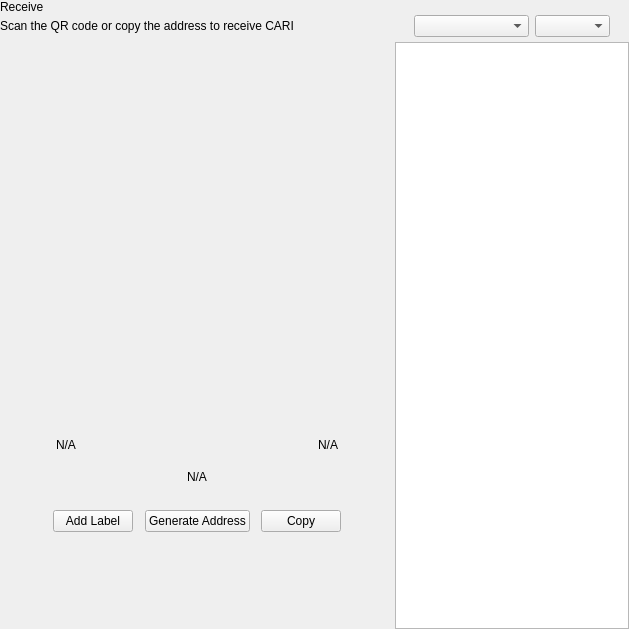
<?xml version="1.0" encoding="UTF-8"?>
<ui version="4.0">
 <class>ReceiveWidget</class>
 <widget class="QWidget" name="ReceiveWidget">
  <property name="geometry">
   <rect>
    <x>0</x>
    <y>0</y>
    <width>629</width>
    <height>629</height>
   </rect>
  </property>
  <property name="minimumSize">
   <size>
    <width>0</width>
    <height>0</height>
   </size>
  </property>
  <property name="windowTitle">
   <string>Form</string>
  </property>
  <layout class="QHBoxLayout" name="horizontalLayout_2" stretch="2,1">
   <property name="spacing">
    <number>0</number>
   </property>
   <property name="leftMargin">
    <number>0</number>
   </property>
   <property name="topMargin">
    <number>0</number>
   </property>
   <property name="rightMargin">
    <number>0</number>
   </property>
   <property name="bottomMargin">
    <number>0</number>
   </property>
   <item>
    <widget class="QWidget" name="left" native="true">
     <layout class="QVBoxLayout" name="verticalLayout_3">
      <property name="leftMargin">
       <number>0</number>
      </property>
      <property name="topMargin">
       <number>0</number>
      </property>
      <property name="rightMargin">
       <number>0</number>
      </property>
      <property name="bottomMargin">
       <number>0</number>
      </property>
      <item>
       <layout class="QVBoxLayout" name="verticalLayout_2">
        <property name="spacing">
         <number>0</number>
        </property>
        <property name="leftMargin">
         <number>0</number>
        </property>
        <item>
         <layout class="QHBoxLayout" name="horizontalLayout_3">
          <property name="spacing">
           <number>0</number>
          </property>
          <item>
           <layout class="QVBoxLayout" name="verticalLayout_4">
            <property name="spacing">
             <number>5</number>
            </property>
            <item>
             <widget class="QLabel" name="labelTitle">
              <property name="text">
               <string>Receive</string>
              </property>
             </widget>
            </item>
            <item alignment="Qt::AlignTop">
             <widget class="QLabel" name="labelSubtitle1">
              <property name="text">
               <string>Scan the QR code or copy the address to receive CARI</string>
              </property>
             </widget>
            </item>
           </layout>
          </item>
          <item>
           <spacer name="horizontalSpacer">
            <property name="orientation">
             <enum>Qt::Horizontal</enum>
            </property>
            <property name="sizeHint" stdset="0">
             <size>
              <width>40</width>
              <height>20</height>
             </size>
            </property>
           </spacer>
          </item>
         </layout>
        </item>
        <item>
         <spacer name="verticalSpacer_2">
          <property name="orientation">
           <enum>Qt::Vertical</enum>
          </property>
          <property name="sizeType">
           <enum>QSizePolicy::Expanding</enum>
          </property>
          <property name="sizeHint" stdset="0">
           <size>
            <width>20</width>
            <height>50</height>
           </size>
          </property>
         </spacer>
        </item>
        <item alignment="Qt::AlignHCenter">
         <widget class="QWidget" name="layoutQR" native="true">
          <property name="maximumSize">
           <size>
            <width>510</width>
            <height>16777215</height>
           </size>
          </property>
          <layout class="QVBoxLayout" name="verticalLayoutQr">
           <item>
            <spacer name="verticalSpacer11">
             <property name="orientation">
              <enum>Qt::Vertical</enum>
             </property>
             <property name="sizeType">
              <enum>QSizePolicy::Fixed</enum>
             </property>
             <property name="sizeHint" stdset="0">
              <size>
               <width>20</width>
               <height>20</height>
              </size>
             </property>
            </spacer>
           </item>
           <item alignment="Qt::AlignHCenter">
            <widget class="QLabel" name="labelQrImg">
             <property name="minimumSize">
              <size>
               <width>260</width>
               <height>260</height>
              </size>
             </property>
             <property name="maximumSize">
              <size>
               <width>260</width>
               <height>260</height>
              </size>
             </property>
             <property name="text">
              <string/>
             </property>
             <property name="alignment">
              <set>Qt::AlignCenter</set>
             </property>
            </widget>
           </item>
           <item>
            <spacer name="verticalSpacer_21">
             <property name="orientation">
              <enum>Qt::Vertical</enum>
             </property>
             <property name="sizeType">
              <enum>QSizePolicy::Fixed</enum>
             </property>
             <property name="sizeHint" stdset="0">
              <size>
               <width>20</width>
               <height>30</height>
              </size>
             </property>
            </spacer>
           </item>
           <item>
            <widget class="QWidget" name="widget" native="true">
             <property name="minimumSize">
              <size>
               <width>0</width>
               <height>0</height>
              </size>
             </property>
             <layout class="QHBoxLayout" name="horizontalLayout_5">
              <item>
               <widget class="QLabel" name="labelLabel">
                <property name="text">
                 <string notr="true">N/A</string>
                </property>
               </widget>
              </item>
              <item>
               <spacer name="horizontalSpacer_2">
                <property name="orientation">
                 <enum>Qt::Horizontal</enum>
                </property>
                <property name="sizeHint" stdset="0">
                 <size>
                  <width>141</width>
                  <height>20</height>
                 </size>
                </property>
               </spacer>
              </item>
              <item>
               <widget class="QLabel" name="labelDate">
                <property name="text">
                 <string notr="true">N/A</string>
                </property>
                <property name="alignment">
                 <set>Qt::AlignRight|Qt::AlignTrailing|Qt::AlignVCenter</set>
                </property>
               </widget>
              </item>
             </layout>
            </widget>
           </item>
           <item>
            <widget class="QLabel" name="labelAddress">
             <property name="sizePolicy">
              <sizepolicy hsizetype="Expanding" vsizetype="Preferred">
               <horstretch>0</horstretch>
               <verstretch>0</verstretch>
              </sizepolicy>
             </property>
             <property name="minimumSize">
              <size>
               <width>300</width>
               <height>0</height>
              </size>
             </property>
             <property name="text">
              <string notr="true">N/A</string>
             </property>
             <property name="alignment">
              <set>Qt::AlignCenter</set>
             </property>
            </widget>
           </item>
           <item>
            <spacer name="verticalSpacer_4">
             <property name="orientation">
              <enum>Qt::Vertical</enum>
             </property>
             <property name="sizeType">
              <enum>QSizePolicy::Fixed</enum>
             </property>
             <property name="sizeHint" stdset="0">
              <size>
               <width>20</width>
               <height>20</height>
              </size>
             </property>
            </spacer>
           </item>
           <item>
            <layout class="QHBoxLayout" name="horizontalLayout_4">
             <item alignment="Qt::AlignHCenter">
              <widget class="QPushButton" name="pushButtonLabel">
               <property name="focusPolicy">
                <enum>Qt::NoFocus</enum>
               </property>
               <property name="text">
                <string>Add Label</string>
               </property>
              </widget>
             </item>
             <item alignment="Qt::AlignHCenter">
              <widget class="QPushButton" name="pushButtonNewAddress">
               <property name="focusPolicy">
                <enum>Qt::NoFocus</enum>
               </property>
               <property name="text">
                <string>Generate Address</string>
               </property>
              </widget>
             </item>
             <item alignment="Qt::AlignHCenter">
              <widget class="QPushButton" name="pushButtonCopy">
               <property name="focusPolicy">
                <enum>Qt::NoFocus</enum>
               </property>
               <property name="text">
                <string>Copy</string>
               </property>
              </widget>
             </item>
            </layout>
           </item>
           <item>
            <spacer name="verticalSpacer_3">
             <property name="orientation">
              <enum>Qt::Vertical</enum>
             </property>
             <property name="sizeType">
              <enum>QSizePolicy::Expanding</enum>
             </property>
             <property name="sizeHint" stdset="0">
              <size>
               <width>20</width>
               <height>20</height>
              </size>
             </property>
            </spacer>
           </item>
          </layout>
         </widget>
        </item>
        <item>
         <spacer name="verticalSpacer">
          <property name="orientation">
           <enum>Qt::Vertical</enum>
          </property>
          <property name="sizeHint" stdset="0">
           <size>
            <width>20</width>
            <height>40</height>
           </size>
          </property>
         </spacer>
        </item>
       </layout>
      </item>
     </layout>
    </widget>
   </item>
   <item>
    <widget class="QWidget" name="right" native="true">
     <layout class="QVBoxLayout" name="verticalLayout_5">
      <property name="spacing">
       <number>0</number>
      </property>
      <property name="leftMargin">
       <number>1</number>
      </property>
      <property name="topMargin">
       <number>0</number>
      </property>
      <property name="rightMargin">
       <number>0</number>
      </property>
      <property name="bottomMargin">
       <number>0</number>
      </property>
      <item>
       <layout class="QVBoxLayout" name="container_right">
        <property name="spacing">
         <number>0</number>
        </property>
        <property name="leftMargin">
         <number>0</number>
        </property>
        <property name="rightMargin">
         <number>0</number>
        </property>
        <item>
         <layout class="QVBoxLayout" name="verticalLayout">
          <property name="spacing">
           <number>6</number>
          </property>
          <property name="leftMargin">
           <number>19</number>
          </property>
          <property name="rightMargin">
           <number>19</number>
          </property>
          <item>
           <widget class="OptionButton" name="btnRequest" native="true"/>
          </item>
          <item>
           <widget class="OptionButton" name="btnMyAddresses" native="true">
            <property name="sizePolicy">
             <sizepolicy hsizetype="Preferred" vsizetype="Minimum">
              <horstretch>0</horstretch>
              <verstretch>0</verstretch>
             </sizepolicy>
            </property>
           </widget>
          </item>
         </layout>
        </item>
        <item>
         <widget class="QWidget" name="sortWidget" native="true">
          <layout class="QHBoxLayout" name="horizontalLayout_6">
           <property name="leftMargin">
            <number>19</number>
           </property>
           <property name="rightMargin">
            <number>19</number>
           </property>
           <property name="bottomMargin">
            <number>5</number>
           </property>
           <item>
            <spacer name="horizontalSpacer_3">
             <property name="orientation">
              <enum>Qt::Horizontal</enum>
             </property>
             <property name="sizeHint" stdset="0">
              <size>
               <width>40</width>
               <height>20</height>
              </size>
             </property>
            </spacer>
           </item>
           <item>
            <widget class="QComboBox" name="comboBoxSort">
             <property name="sizePolicy">
              <sizepolicy hsizetype="Preferred" vsizetype="Fixed">
               <horstretch>0</horstretch>
               <verstretch>0</verstretch>
              </sizepolicy>
             </property>
             <property name="minimumSize">
              <size>
               <width>115</width>
               <height>0</height>
              </size>
             </property>
            </widget>
           </item>
           <item>
            <widget class="QComboBox" name="comboBoxSortOrder">
             <property name="sizePolicy">
              <sizepolicy hsizetype="Preferred" vsizetype="Fixed">
               <horstretch>0</horstretch>
               <verstretch>0</verstretch>
              </sizepolicy>
             </property>
             <property name="minimumSize">
              <size>
               <width>75</width>
               <height>0</height>
              </size>
             </property>
            </widget>
           </item>
          </layout>
         </widget>
        </item>
        <item>
         <widget class="QListView" name="listViewAddress"/>
        </item>
       </layout>
      </item>
     </layout>
    </widget>
   </item>
  </layout>
 </widget>
 <customwidgets>
  <customwidget>
   <class>OptionButton</class>
   <extends>QWidget</extends>
   <header>qt/cari/optionbutton.h</header>
   <container>1</container>
  </customwidget>
 </customwidgets>
 <resources/>
 <connections/>
</ui>
